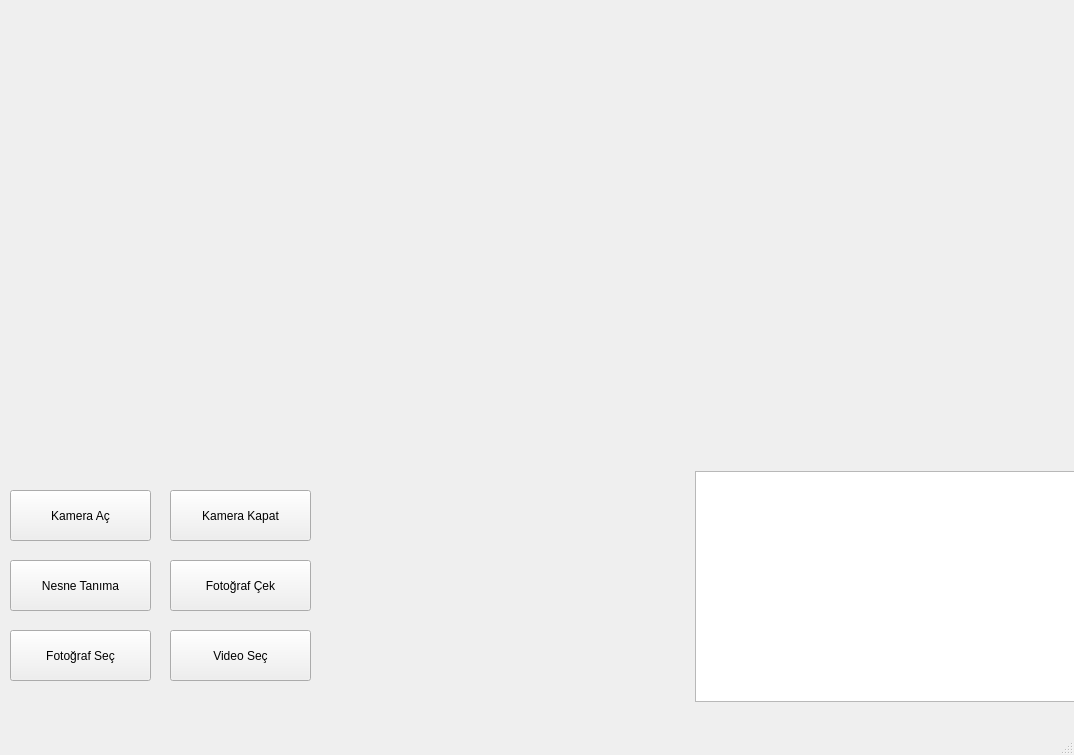
<?xml version="1.0" encoding="UTF-8"?>
<ui version="4.0">
 <class>MainWindow</class>
 <widget class="QMainWindow" name="MainWindow">
  <property name="geometry">
   <rect>
    <x>0</x>
    <y>0</y>
    <width>1074</width>
    <height>755</height>
   </rect>
  </property>
  <property name="windowTitle">
   <string>MainWindow</string>
  </property>
  <widget class="QWidget" name="centralwidget">
   <widget class="QLabel" name="KameraGoruntu">
    <property name="geometry">
     <rect>
      <x>0</x>
      <y>0</y>
      <width>1071</width>
      <height>471</height>
     </rect>
    </property>
    <property name="text">
     <string/>
    </property>
   </widget>
   <widget class="QPushButton" name="KameraAc">
    <property name="geometry">
     <rect>
      <x>10</x>
      <y>490</y>
      <width>141</width>
      <height>51</height>
     </rect>
    </property>
    <property name="text">
     <string>Kamera Aç</string>
    </property>
   </widget>
   <widget class="QPushButton" name="KameraKapat">
    <property name="geometry">
     <rect>
      <x>170</x>
      <y>490</y>
      <width>141</width>
      <height>51</height>
     </rect>
    </property>
    <property name="text">
     <string>Kamera Kapat</string>
    </property>
   </widget>
   <widget class="QPushButton" name="NesneTanima">
    <property name="geometry">
     <rect>
      <x>10</x>
      <y>560</y>
      <width>141</width>
      <height>51</height>
     </rect>
    </property>
    <property name="text">
     <string>Nesne Tanıma</string>
    </property>
   </widget>
   <widget class="QPushButton" name="FotografCek">
    <property name="geometry">
     <rect>
      <x>170</x>
      <y>560</y>
      <width>141</width>
      <height>51</height>
     </rect>
    </property>
    <property name="text">
     <string>Fotoğraf Çek</string>
    </property>
   </widget>
   <widget class="QListWidget" name="Mesajlar">
    <property name="geometry">
     <rect>
      <x>695</x>
      <y>471</y>
      <width>381</width>
      <height>231</height>
     </rect>
    </property>
   </widget>
   <widget class="QPushButton" name="FotografEkle">
    <property name="geometry">
     <rect>
      <x>10</x>
      <y>630</y>
      <width>141</width>
      <height>51</height>
     </rect>
    </property>
    <property name="text">
     <string>Fotoğraf Seç</string>
    </property>
   </widget>
   <widget class="QPushButton" name="VideoEkle">
    <property name="geometry">
     <rect>
      <x>170</x>
      <y>630</y>
      <width>141</width>
      <height>51</height>
     </rect>
    </property>
    <property name="text">
     <string>Video Seç</string>
    </property>
   </widget>
   <widget class="QLabel" name="Logo">
    <property name="geometry">
     <rect>
      <x>340</x>
      <y>480</y>
      <width>331</width>
      <height>211</height>
     </rect>
    </property>
    <property name="text">
     <string/>
    </property>
   </widget>
  </widget>
  <widget class="QMenuBar" name="menubar">
   <property name="geometry">
    <rect>
     <x>0</x>
     <y>0</y>
     <width>1074</width>
     <height>26</height>
    </rect>
   </property>
  </widget>
  <widget class="QStatusBar" name="statusbar"/>
 </widget>
 <resources/>
 <connections/>
</ui>
